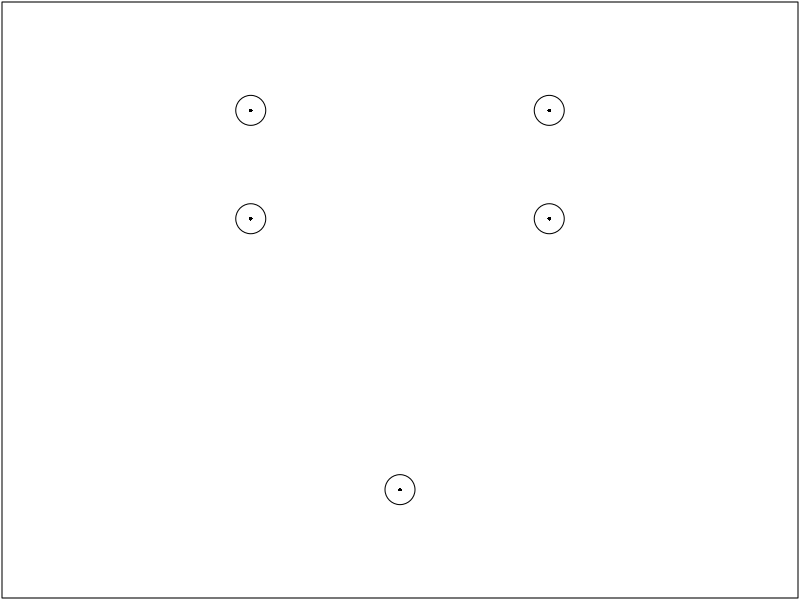

The R source for this figure:
pdf("remote_cover.pdf", height=5, width=2.5)
par(mar=rep(0.1, 4))
plot(0, 0, type="n", xaxt="n", yaxt="n", xlab="", ylab="",
     xlim=c(0, 250), ylim=c(0,500), xaxs="i", yaxs="i")
u <- par("usr")
midX <- mean(u[1:2])
midY <- mean(u[3:4])
Y <- seq(u[4], u[3], length=12)
X <- seq(u[1], u[2], length=17)
points(midX, Y[10], cex=4)
points(midX, Y[10], cex=0.5, pch=16)

points(X[c(6, 12)], rep(Y[3], 2), cex=4)
points(X[c(6, 12)], rep(Y[5], 2), cex=4)
points(X[c(6, 12)], rep(Y[3], 2), cex=0.5, pch=16)
points(X[c(6, 12)], rep(Y[5], 2), cex=0.5, pch=16)

dev.off()
